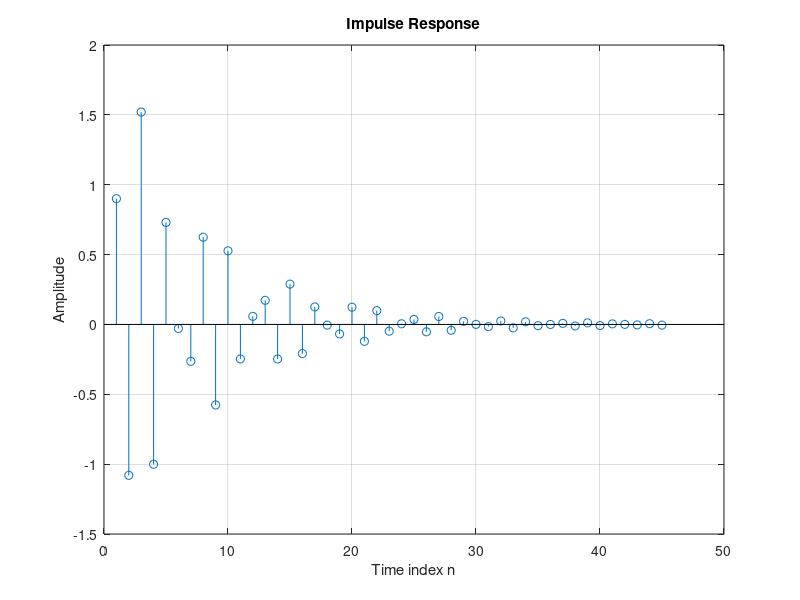

Write MATLAB code to recreate this figure.
clf;
% N=40;
% num = [2.2403 2.4908 2.2403];
% den = [1 -0.4 0.75];
% h = impz(num, den, N); %h(n) đáp ứng xung của hệ thống
% 
% stem(h);
% xlabel("Time index n");ylabel("Amplitude");
% title("Impulse Response");grid;

N = 45;
num = [0.9 -0.45 0.35 0.002];
den = [1 0.7 -0.46 -0.62];
h = impz(num, den, N); %h(n) đáp ứng xung của hệ thống

stem(h);
xlabel("Time index n");ylabel("Amplitude");
title("Impulse Response");grid;